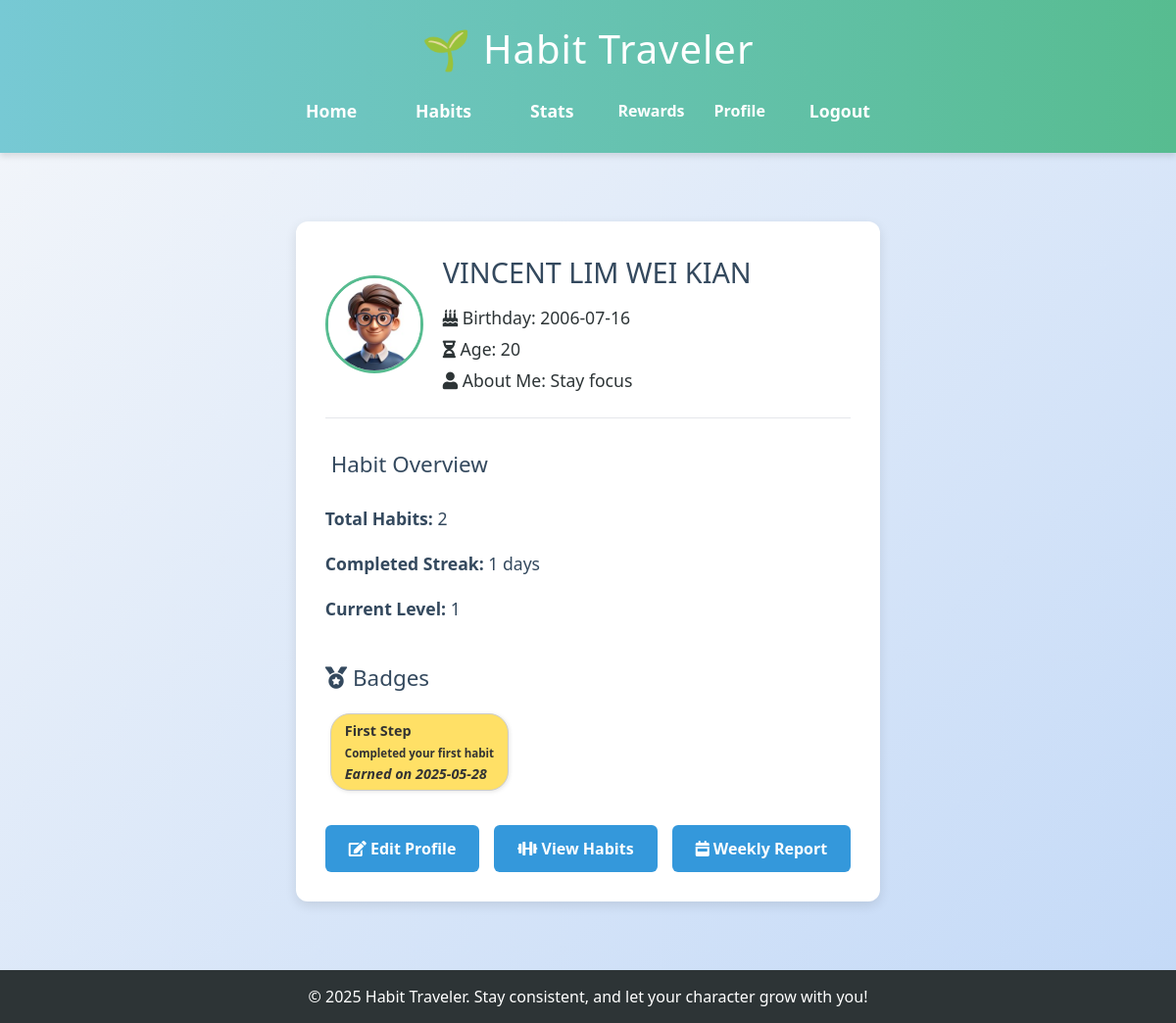
The app's page /profile (signed in) with its own data.
### app.py (models this page shows)
class User(db.Model):
    id = db.Column(db.Integer, primary_key=True)
    email = db.Column(db.String(150), unique=True, nullable=False)
    name = db.Column(db.String(150), unique=True, nullable=True)
    password = db.Column(db.String(200), nullable=False)
    xp = db.Column(db.Integer, default=0)
    level = db.Column(db.Integer, default=1)
    birthday = db.Column(db.Date, nullable=True)
    age = db.Column(db.Integer, nullable=True)
    description = db.Column(db.String(500), nullable=True)
    avatar = db.Column(db.String(200), nullable=True)

class UserBadge(db.Model):
    id = db.Column(db.Integer, primary_key=True)
    user_id = db.Column(db.Integer, db.ForeignKey('user.id'), nullable=False)
    badge_id = db.Column(db.Integer, db.ForeignKey('badge.id'), nullable=False)
    earned_date = db.Column(db.DateTime, default=datetime.utcnow)
    user = db.relationship('User', backref='user_badges')
    badge = db.relationship('Badge')

class Badge(db.Model):
    id = db.Column(db.Integer, primary_key=True)
    name = db.Column(db.String(100), unique=True, nullable=False)
    description = db.Column(db.String(300))
    level_required = db.Column(db.Integer, nullable=False)

### app.py (the view)
@app.route('/profile')
def profile():
    if 'user_id' not in session:
        return redirect(url_for('login'))
    user_id = session['user_id']
    user = User.query.get(user_id)
    if user:
        total_habits = Habit.query.filter_by(user_id=user_id).count()
        habit_completions = HabitCompletion.query.filter_by(user_id=user_id).order_by(HabitCompletion.date).all()
        streaks = {}
        previous_dates = {}
        for completion in habit_completions:
            habit_id = completion.habit_id
            current_date = completion.date
            if habit_id not in streaks:
                streaks[habit_id] = 1
                previous_dates[habit_id] = current_date
            else:
                if (current_date - previous_dates[habit_id]).days == 1:
                    streaks[habit_id] += 1
                else:
                    streaks[habit_id] = 1
                previous_dates[habit_id] = current_date
        max_streak = max(streaks.values(), default=0)
        unique_badges = {}
        for user_badge in user.user_badges:
            if user_badge.badge_id not in unique_badges:
                unique_badges[user_badge.badge_id] = user_badge
        unique_user_badges = list(unique_badges.values())
        return render_template('profile.html',
                               user=user,
                               total_habits=total_habits,
                               max_streak=max_streak,
                               unique_user_badges=unique_user_badges)
    else:
        flash("User not found.")
        return redirect(url_for('index'))

### templates/profile.html (shortened to what this page needs)
{% extends 'base.html' %}
{% block content %}
<div class="profile-container">
    <div class="profile-header">
        <img src="{{ url_for('static', filename='avatars/' + (user.avatar if user.avatar else 'default_avatar.png')) }}" alt="Avatar" class="avatar" width="120" height="120">
        <div class="profile-info">
            <h1>{{ user.name }}</h1>
            <p><i class="fas fa-birthday-cake"></i> Birthday: {{ user.birthday }}</p>
            <p><i class="fas fa-hourglass-half"></i> Age: {{ user.age }}</p>
            <p><i class="fas fa-user"></i> About Me: {{ user.description }}</p>
        </div>
    </div>
    <hr>
    <div class="profile-section">
        <h2> Habit Overview</h2>
        <ul>
            <li><strong>Total Habits:</strong> {{ total_habits }}</li>
            <li><strong>Completed Streak:</strong> {{ max_streak }} days</li>
            <li><strong>Current Level:</strong> {{ user.level }}</li>
        </ul>
    </div>
    <div class="profile-section">
        <h2><i class="fas fa-medal"></i> Badges</h2>
        <div class="badges">
            {% if unique_user_badges %}
                {% for user_badge in unique_user_badges %}
                    <div class="badge">
                        <strong>{{ user_badge.badge.name }}</strong><br>
                        <small>{{ user_badge.badge.description }}</small><br>
                        <em>Earned on {{ user_badge.earned_date.strftime('%Y-%m-%d') }}</em>
                    </div>
                {% endfor %}
            {% else %}
                <p>No badges earned yet.</p>
            {% endif %}
        </div>
    </div>
    <div class="profile-actions">
        <a href="{{ url_for('edit_profile') }}" class="edit-button"><i class="fas fa-edit"></i> Edit Profile</a>
        <a href="{{ url_for('habits') }}" class="edit-button"><i class="fas fa-dumbbell"></i> View Habits</a>
        <a href="{{ url_for('weekly_report') }}" class="edit-button"><i class="fas fa-calendar-week"></i> Weekly Report</a>
    </div>
</div>
{% endblock %}

### static/style.css (style rules this page uses)
body { margin: 0; font-family: 'Segoe UI', Tahoma, Geneva, Verdana, sans-serif; background: linear-gradient(to bottom right, #f5f7fa, #c3d9f7); color: #333; min-height: 100vh; display: flex; flex-direction: column; }
main h2 { font-size: 2em; color: #4b6584; margin-bottom: 10px; }
main p { font-size: 1.1em; line-height: 1.6; margin-bottom: 20px; }
ul { list-style: none; padding: 0; }
ul li { padding: 10px 0; font-size: 1.1em; color: #34495e; }
a { color: #3498db; text-decoration: none; }
body.profile .profile-container { max-width: 600px; margin: 40px auto; background: #ffffff; padding: 30px; border-radius: 12px; box-shadow: 0 4px 12px rgba(0,0,0,0.1); text-align: left; }
body.profile .profile-container h1 { font-size: 2em; color: #34495e; margin-bottom: 20px; text-align: center; }
body.profile .profile-container p { font-size: 1.1em; margin-bottom: 15px; color: #2d3436; }
body.profile .edit-button { display: inline-block; background-color: #3498db; color: white; padding: 12px 24px; border-radius: 6px; font-weight: bold; text-decoration: none; transition: background-color 0.3s ease; }
body.profile .profile-header { display: flex; align-items: center; gap: 20px; margin-bottom: 20px; }
body.profile .avatar { width: 100px; height: 100px; border-radius: 50%; object-fit: cover; border: 3px solid #57bc90; }
body.profile .profile-info h1 { font-size: 1.8em; margin-bottom: 10px; }
body.profile .profile-info p { margin: 4px 0; }
body.profile .profile-section { margin-top: 30px; }
body.profile .profile-section h2 { color: #34495e; font-size: 1.4em; margin-bottom: 15px; }
body.profile .badges { display: flex; flex-wrap: wrap; gap: 10px; }
body.profile .badge { background-color: #ffe066; color: #333; padding: 6px 14px; border-radius: 20px; font-size: 0.9em; font-weight: bold; }
body.profile .profile-actions { margin-top: 30px; display: flex; gap: 15px; }
.badge { display: inline-block; background: #f5f5f5; border: 1px solid #ccc; padding: 10px; margin: 5px; border-radius: 10px; box-shadow: 1px 1px 4px rgba(0, 0, 0, 0.1); }

### records on screen
User: avatar (picture), name "VINCENT LIM WEI KIAN", birthday "2006-07-16", age "20", description "Stay focus", level "1"
UserBadge: badge.name "First Step", badge.description "Completed your first habit", earned_date "2025-05-28"

### other values on screen
{{ total_habits }} "2"
{{ max_streak }} "1"
